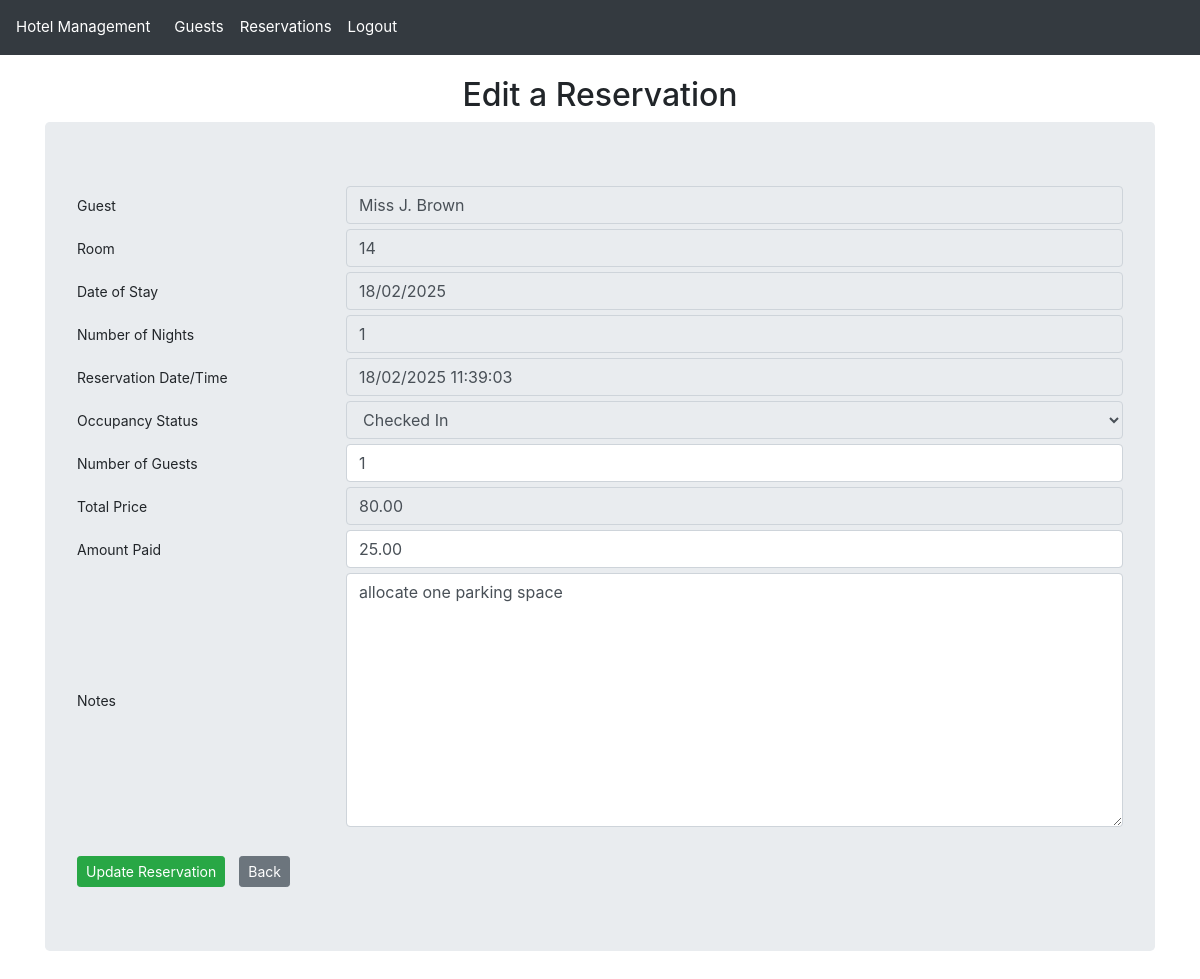
/reservation/5/update/ (signed in), run on the app's committed database.
### hotel_app/models.py (models this page shows, shortened)
class Reservation(models.Model):
    STATUS_CHOICES = [
        ("RE", "Reserved"),  # Initial reservation status
        ("IN", "Checked In"),  # Guest has arrived and checked in
        ("OT", "Checked Out"),  # Guest has completed their stay
    ]
    reservation_id = models.AutoField(
        primary_key=True,
        help_text="Unique identifier for the reservation"
    )
    guest = models.ForeignKey(
        Guest,
        null=True,
        on_delete=models.SET_NULL,
        related_name="reservations",
        help_text="Guest making the reservation"
    )
    room_number = models.ForeignKey(
        Room,
        null=True,
        on_delete=models.SET_NULL,
        related_name="reservations",
        help_text="Room assigned to this reservation"
    )
    reservation_date_time = models.DateTimeField(
        help_text="Date and time when the reservation was made"
    )
    price = models.DecimalField(
        max_digits=6,
        decimal_places=2,
        help_text="Total price for the entire stay"
    )
    amount_paid = models.DecimalField(
        max_digits=6,
        decimal_places=2,
        help_text="Amount already paid by the guest"
    )
    number_of_guests = models.PositiveSmallIntegerField(
        help_text="Number of guests staying in the room"
    )
    start_of_stay = models.DateField(
        help_text="Check-in date"
    )
    length_of_stay = models.PositiveSmallIntegerField(
        help_text="Number of nights booked"
    )
    status_code = models.CharField(
        max_length=2,
        choices=STATUS_CHOICES,
        help_text="Current status of the reservation"
    )
    notes = models.TextField(
        max_length=500,
        blank=True,
        null=True,
        help_text="Additional notes or special requests for the reservation"
    )

### hotel_app/views.py (the view)
# urls.py: path("reservation/<int:reservation_id>/update/", views.reservation_update_view, name="reservation_update"),  # Edit a Reservation
@login_required
def reservation_update_view(request, reservation_id):
    reservation = Reservation.objects.get(reservation_id=reservation_id)
    guest = reservation.guest
    room = reservation.room_number
    status_code = request.GET.get('status_code')
    if status_code == "IN":
        reservation.status_code = "IN"
        title = 'Check-in a Reservation'
        save_button_text = 'Save Check-in'
    elif status_code == "OT":
        reservation.status_code = "OT"
        title = 'Check-out a Reservation'
        save_button_text = 'Save Check-out'
    else:
        title = 'Edit a Reservation'
        save_button_text = 'Update Reservation'
    if request.method == 'POST':
        logger.info(f"Processing reservation update: {request.POST}")
        form = ReservationForm(request.POST, instance=reservation)
        if form.is_valid():
            form.save()
            return redirect('reservation_list')
        else:
            logger.info("Reservation update form validation failed")
    else:
        form = ReservationForm(instance=reservation)
    context = {
        'form': form,
        'title': title,
        'save_button_text': save_button_text,
    }
    return render(request, 'reservation_form.html', context)

### hotel_app/models.py (called while the page is built)
    @property
    def display_name(self):
        display_name = f"{self.title} {self.first_name[0]}. {self.last_name}"
        logger.info(f"Guest display_name property called: {display_name}")
        return display_name

    def __str__(self):
        room_str = f"{self.room_number}"
        logger.info(f"Room __str__ called: {room_str}")
        return room_str

### hotel_app/templatetags/custom_filters.py (called while the page is built)
@register.filter(name='is_in_group')
def is_in_group(user, group_name):
    return user.groups.filter(name=group_name).exists()

### hotel_app/templates/reservation_form.html (shortened to what this page needs)
{% extends "base.html" %}
{% block content %}
<h2 class="text-center">{{ title }}</h2>
<form method="POST" class="jumbotron">
    {% for field in form  %}
        <div class="form-group row">
            <label for="{{ field.id_for_label }}" class="col-md-3 col-form-label text-left">{{ field.label }}</label>
            <div class="col-md-9">{{ field }}</div>
        </div>
    {% endfor %}
    <div class="button-group">
        <button class="btn btn-success btn-sm mt-4" type="submit">{{ save_button_text }}</button>
        <button type="button" class="btn btn-secondary btn-sm mt-4" onclick="history.back()">Back</button>
    </div>
</form>
{% endblock %}

### static/css/styles.css (style rules this page uses)
body { padding-top: 56px; font-size: 14px; }
.form-group { display: flex; align-items: center; margin-bottom: 5px; }
.button-group a, button { margin-right: 10px; }

### data on the page
Reservation: form "18/02/2025" "1" "18/02/2025 11:39:03" "Checked In" "1" "80.00" "25.00" "allocate one parking space"

### other printed values
{{ title }} "Edit a Reservation"
{{ field.label }} "Guest" "Room" "Date of Stay" "Number of Nights" "Reservation Date/Time" "Occupancy Status" "Number of Guests" "Total Price" "Amount Paid" "Notes"
{{ save_button_text }} "Update Reservation"
